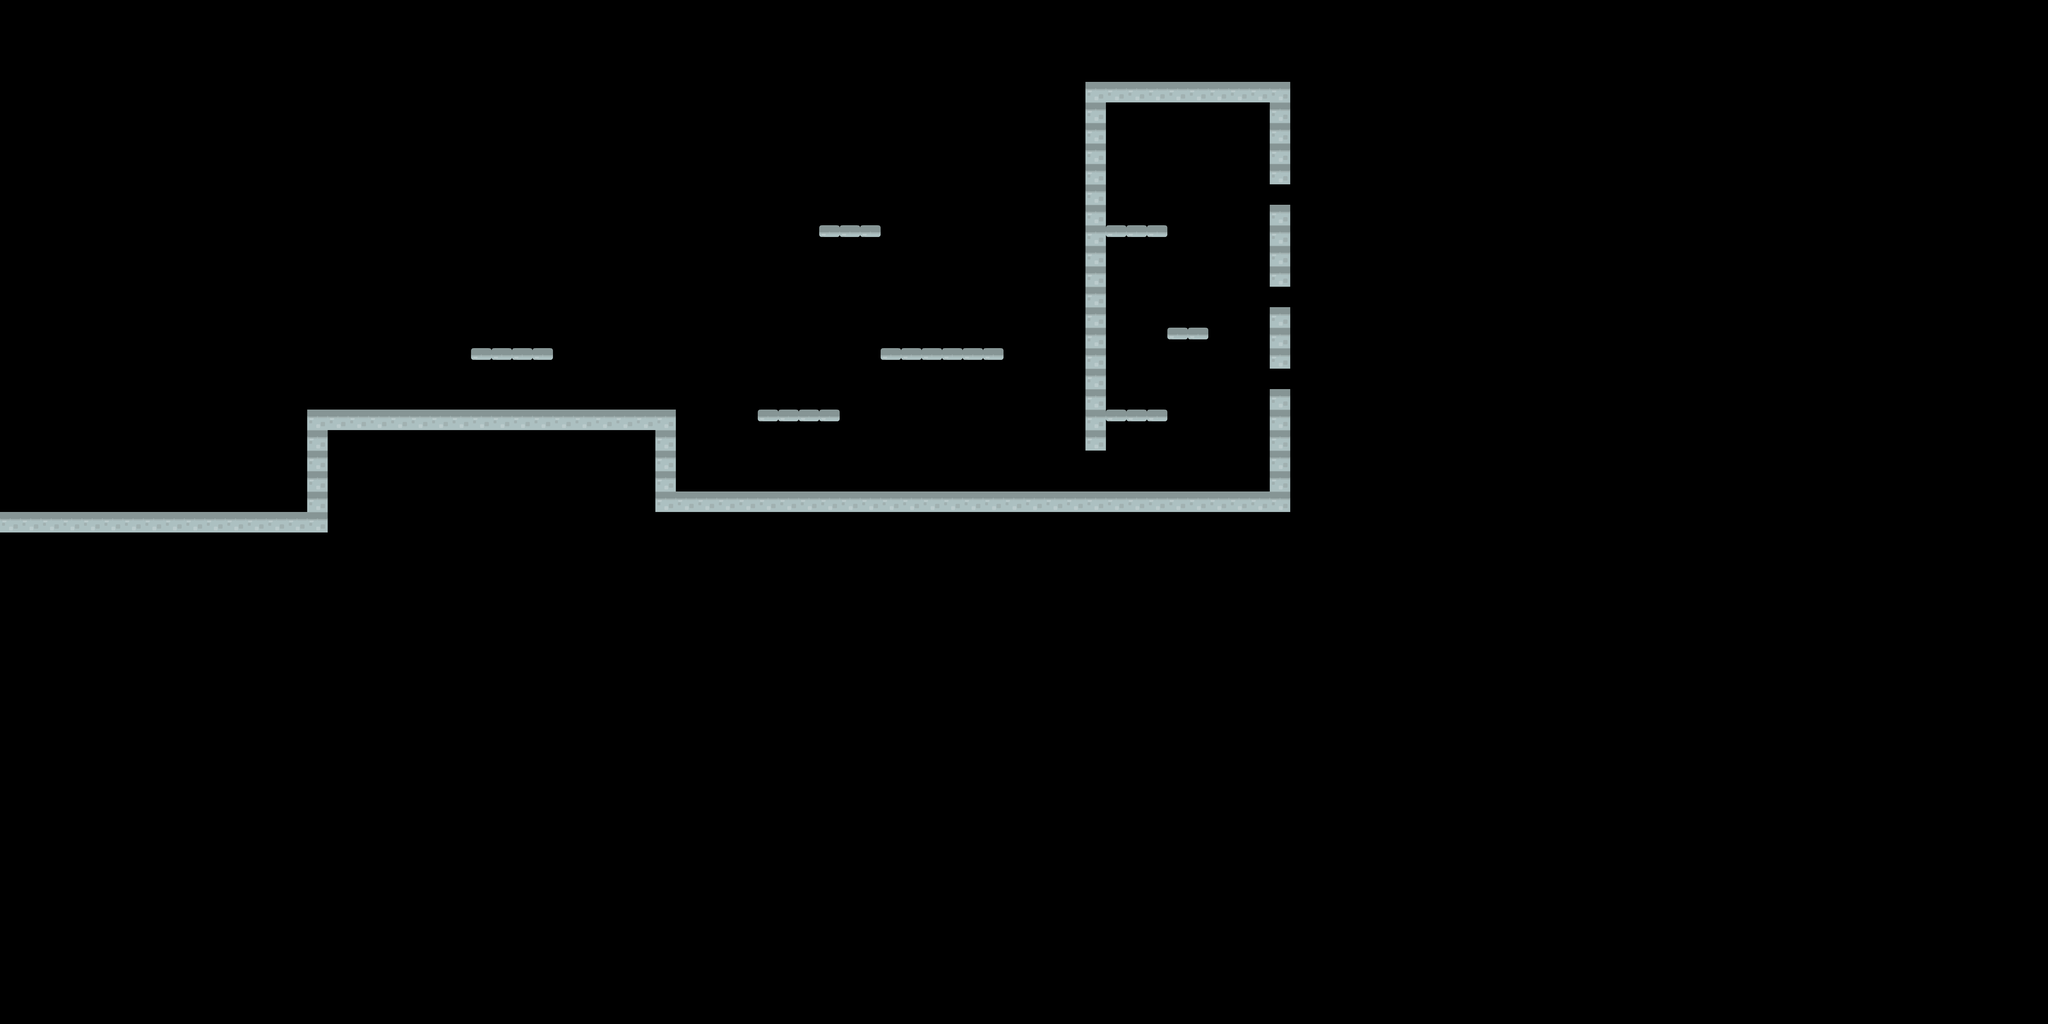

A level layout from a 2D game, rendered from its tile map. Below: a short description, then the map file with tile-grid data replaced by summaries:
An orthogonal 100x50 tile map with 70x70 px tiles, 1 tile layer (Calque de Tile 1).

<map version="1.0" tiledversion="1.0.3" orientation="orthogonal" renderorder="right-down" width="100" height="50" tilewidth="70" tileheight="70" nextobjectid="1">
 <tileset firstgid="1" source="1.tsx" />
 <layer name="Calque de Tile 1" width="100" height="50">
  <data>[5000 cells, 140 non-empty, 2 distinct tile ids]</data>
 </layer>
</map>
